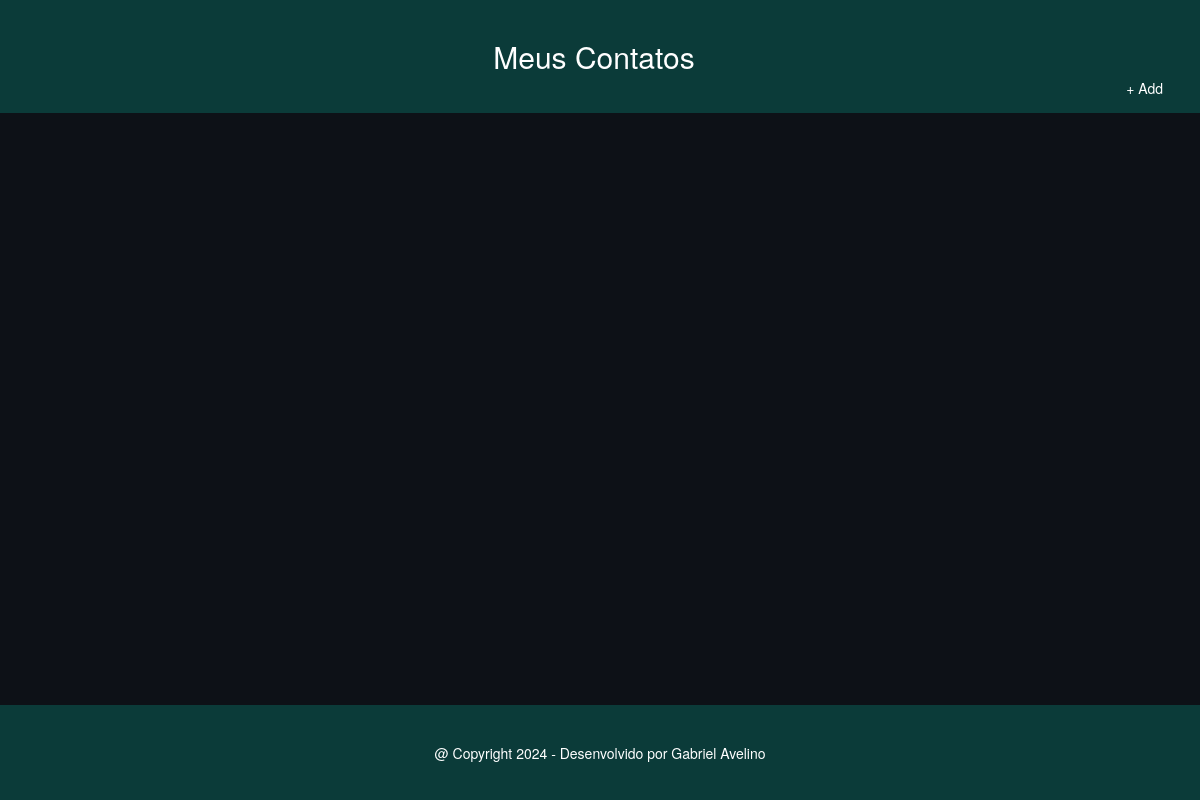
The app's page /, older data.
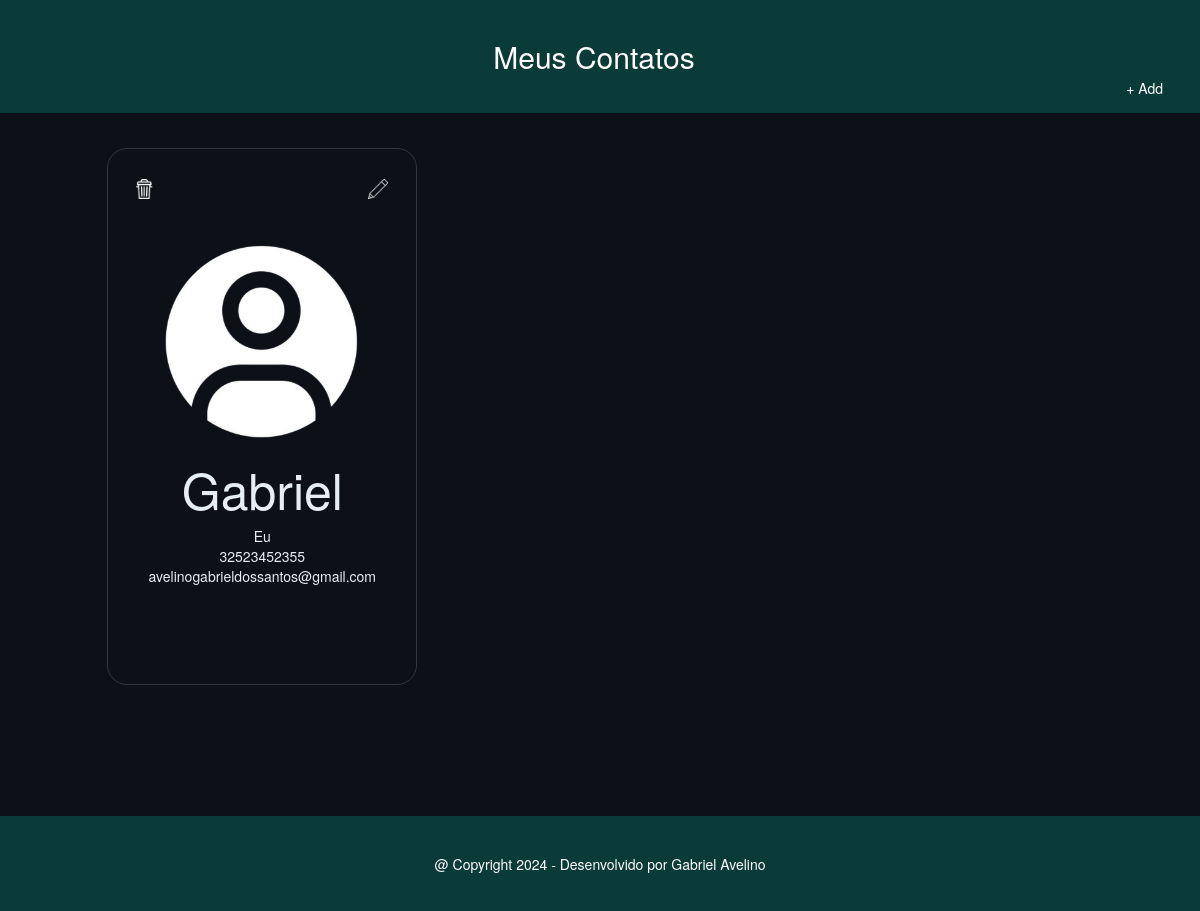
The same page, newer data.
### mycontacts/models.py (models this page shows)
class Contact(models.Model):
    foto = models.ImageField(upload_to=uploadImageFormater, null=True, blank=True)
    name = models.CharField(max_length=200)
    relation = models.CharField(max_length=200)
    phone = models.CharField(max_length=200)
    email = models.CharField(max_length=200)

### mycontacts/views.py (the view)
# urls.py: re_path(r'^$', views.show),
def show(request):
    contact_list = Contact.objects.all()
    return render(request, 'mycontacts/show.html',{'contacts': contact_list})

### mycontacts/templates/mycontacts/show.html
{% extends 'mycontacts/background.html' %}
{% load static %}
{% block content %}
<div class="container-show">
    <ul class="grid" style="list-style-type: none">
    {% for contact in contacts %}
    <li>
        <div>
            <div class="options">
                <a href="{% url 'delete_contact' contact.id %}"><img class="icon" src="{% static 'img/delete.png' %}" alt=""></a>
                <a href="{% url 'edit_contact' contact.id %}"><img class="icon" src="{% static 'img/lapis.png' %}" alt=""></a>
            </div>
            {% if contact.foto %}
                <img class="user_img" src="{{ contact.foto.url }}" alt="">
            {% else %}
                <img class="user_img" src="{% static 'img/user.png' %}" alt="">
            {% endif %}
            <h2 class="name">{{ contact.name }}</h2>
            <div class="relation">{{ contact.relation }}</div>
            <div class="phone">{{ contact.phone }}</div>
            <div class="email"><a href='{{ contact.email }}'>{{ contact.email }}</a> </div>
        </div>
    </li>
    {%  endfor %}
    </ul>
</div>
{% endblock content %}

Row changes from the older to the newer data that the page shows:
added Contact: name "Gabriel", relation "Eu", phone "32523452355", email "avelinogabrieldossantos@gmail.com"
